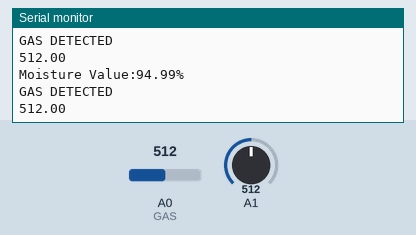
A sketch run on a simulated Arduino Uno, built with avr-gcc and run on an emulated ATmega328P. On the bench: the last lines printed to the serial monitor. The test bench sets the inputs (shaded band); at power-on: A0 (GAS) = 512, A1 = 512.

Above: at 1.8 s.
1.9 s: A0 (GAS) set to 190
At 2.6 s:
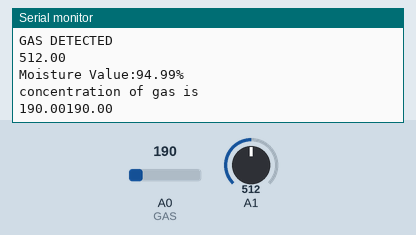
4.5 s: A1 set to 716
At 5.8 s:
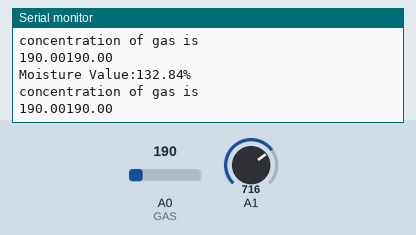
6.0 s: A0 (GAS) set to 210
At 6.7 s:
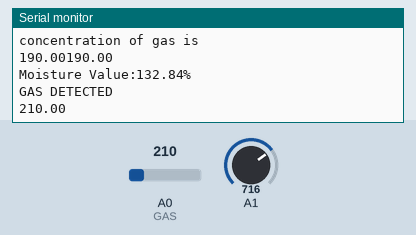
7.5 s: A1 set to 900
At 8.4 s:
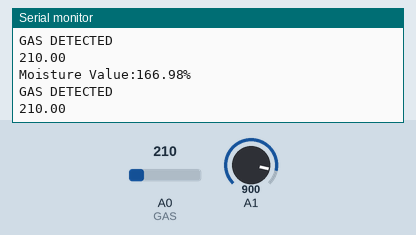
Timing chart, 0 to 10.0 s (numbered marks = the images above; inputs shaded):
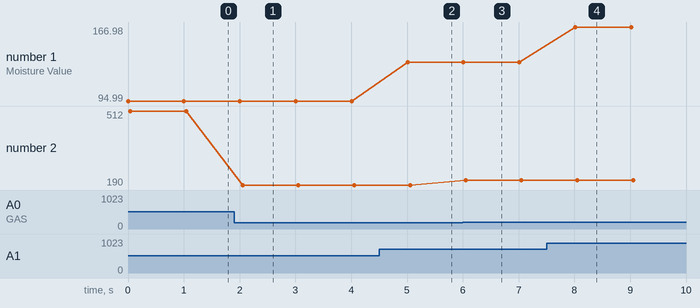

Measured:
- after the input at 1.9 s, the serial monitor: prints a new line after 0.13 s (image 1)
- after the input at 4.5 s, the serial monitor: prints a new line after 0.51 s (image 2)
- after the input at 6.0 s, the serial monitor: prints a new line at once (image 3)
- after the input at 7.5 s, the serial monitor: prints a new line after 0.51 s (image 4)
- plotted number 1: 94.99 → 132.84 after the input at 4.5 s, 132.84 → 166.98 after the input at 7.5 s
- plotted number 2: 512 → 190 after the input at 1.9 s, 190 → 210 after the input at 6.0 s

The sketch:

projectcode_gas_soil_.ino
```cpp
int LED=13;
int GAS=A0;
int moistureValue;
float moisture_percentage;
void setup()
{
    Serial.begin(9600);
}
void loop()
{
    float sensorValue;
    sensorValue=analogRead(GAS);
    moistureValue=analogRead(A1);
    moisture_percentage=((moistureValue/539.00)*100);
    Serial.print("\nMoisture Value:");
    Serial.print(moisture_percentage);
    Serial.print("%");
    Serial.print("\n");
    if(sensorValue>=200)
    {
        digitalWrite(LED,HIGH);
       Serial.println("GAS DETECTED");
        Serial.print(sensorValue);

    }
    else{
        digitalWrite(LED,LOW);
      Serial.println("concentration of gas is");
        Serial.print(sensorValue);
        Serial.println(sensorValue);

 	    }
    delay(1000);
}
```
